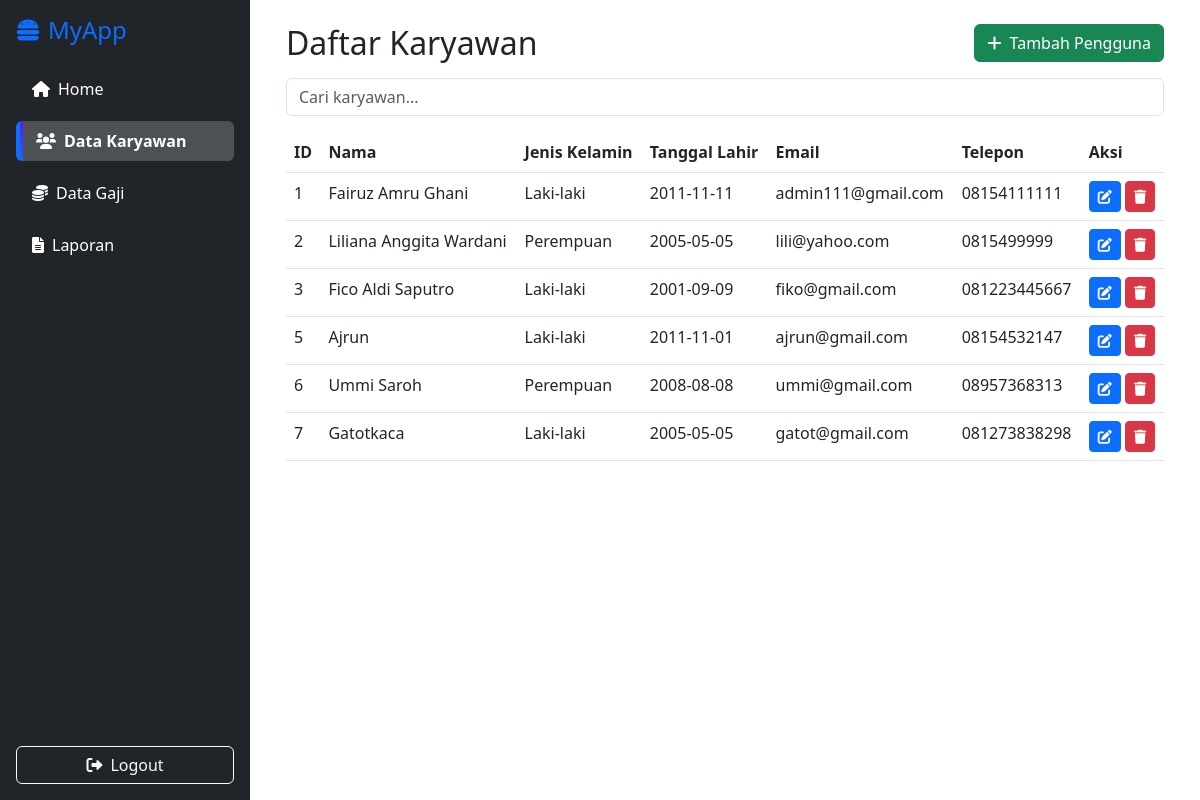
Screenshot of /index.php?page=karyawan (signed in) with the database file from the repository.
### tables this page shows
CREATE TABLE `karyawan` (
  `id` int(11) NOT NULL,
  `nama` varchar(100) NOT NULL,
  `kelamin` varchar(100) NOT NULL,
  `tanggal_lahir` date NOT NULL,
  `email` varchar(100) NOT NULL,
  `telephone` varchar(100) NOT NULL,
  `gaji` int(11) DEFAULT NULL
);

### karyawan.php (the view, shortened to what this page needs)
<?php
require 'config.php';
$result = $conn->query("SELECT * FROM karyawan");
?>
<div class="container-fluid">
    <div class="d-flex justify-content-between align-items-center mb-3">
        <h2 class="mb-0">Daftar Karyawan</h2>
        <a class="btn btn-success" href="create_karyawan.php">
            <i class="fa fa-plus me-1"></i> Tambah Pengguna
        </a>
    </div>
    <div class="mb-3">
        <input type="text" id="search" class="form-control" placeholder="Cari karyawan...">
    </div>
    <div class="table-responsive">
        <table class="table table-hover">
            <thead class="thead-light">
                <tr>
                    <th>ID</th>
                    <th>Nama</th>
                    <th>Jenis Kelamin</th>
                    <th>Tanggal Lahir</th>
                    <th>Email</th>
                    <th>Telepon</th>
                    <th>Aksi</th>
                </tr>
            </thead>
            <tbody id="table-body">
                <?php while ($row = $result->fetch_assoc()): ?>
                <tr>
                    <td><?= htmlspecialchars($row['id']) ?></td>
                    <td><?= htmlspecialchars($row['nama']) ?></td>
                    <td><?= htmlspecialchars($row['kelamin']) ?></td>
                    <td><?= htmlspecialchars($row['tanggal_lahir']) ?></td>
                    <td><?= htmlspecialchars($row['email']) ?></td>
                    <td><?= htmlspecialchars($row['telephone']) ?></td>
                    <td>
                        <a class="btn btn-primary btn-sm" href="edit_karyawan.php?id=<?= $row['id'] ?>">
                            <i class="fa fa-edit"></i>
                        </a>
                        <a class="btn btn-danger btn-sm" href="hapus_karyawan.php?id=<?= $row['id'] ?>" onclick="return confirm('Hapus data?')">
                            <i class="fa fa-trash"></i>
                        </a>
                    </td>
                </tr>
                <?php endwhile; ?>
            </tbody>
        </table>
    </div>
</div>

### head.php (style rules this page uses)
body { margin: 0; padding: 0; height: 100vh; overflow: hidden; }

### rows the page displays
karyawan: id "1", nama "Fairuz Amru Ghani", kelamin "Laki-laki", tanggal_lahir "2011-11-11", email "admin111@gmail.com", telephone "08154111111"
karyawan: id "2", nama "Liliana Anggita Wardani", kelamin "Perempuan", tanggal_lahir "2005-05-05", email "lili@yahoo.com", telephone "0815499999"
karyawan: id "3", nama "Fico Aldi Saputro", kelamin "Laki-laki", tanggal_lahir "2001-09-09", email "fiko@gmail.com", telephone "081223445667"
karyawan: id "5", nama "Ajrun", kelamin "Laki-laki", tanggal_lahir "2011-11-01", email "ajrun@gmail.com", telephone "08154532147"
karyawan: id "6", nama "Ummi Saroh", kelamin "Perempuan", tanggal_lahir "2008-08-08", email "ummi@gmail.com", telephone "08957368313"
karyawan: id "7", nama "Gatotkaca", kelamin "Laki-laki", tanggal_lahir "2005-05-05", email "gatot@gmail.com", telephone "081273838298"
